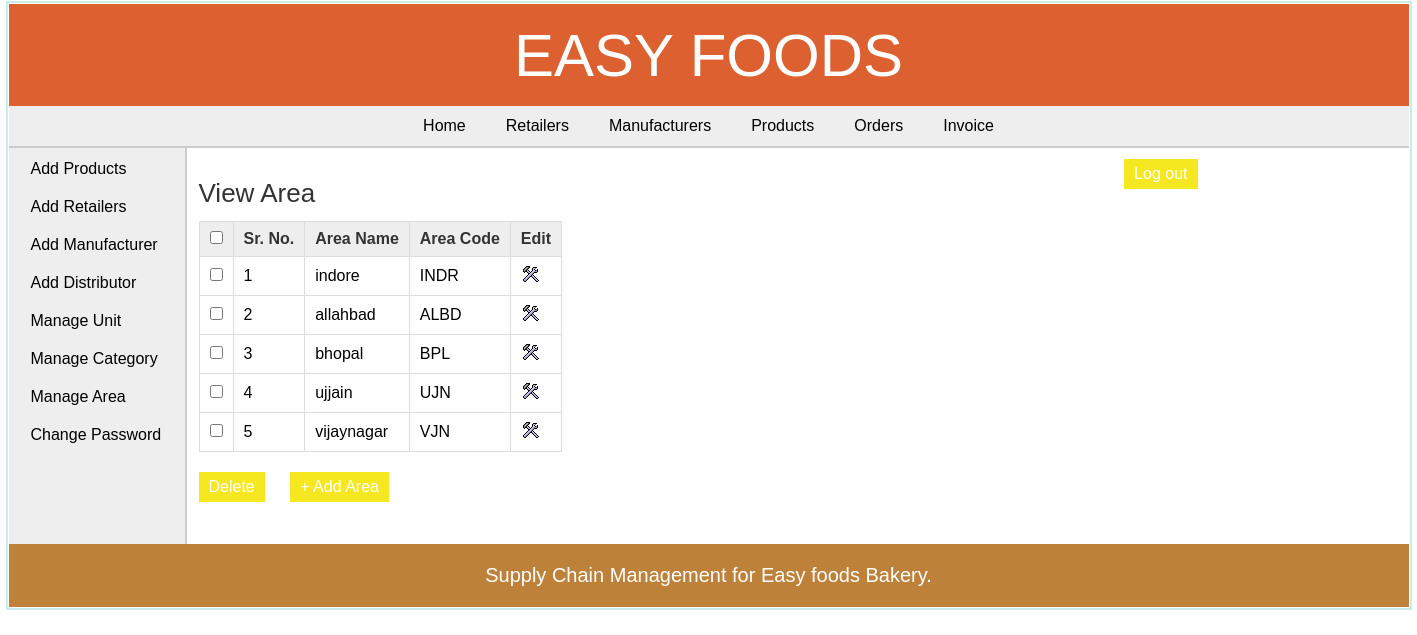
The app's page /admin/view_area.php (signed in) with its own data.
### tables this page shows
CREATE TABLE `area` (
  `area_id` int(11) NOT NULL,
  `area_name` varchar(50) NOT NULL,
  `area_code` varchar(10) NOT NULL
);

### admin/view_area.php (the view, shortened to what this page needs)
<?php
	include("../includes/config.php");
	if(isset($_SESSION['admin_login'])) {
		if($_SESSION['admin_login'] == true) {
			$query_selectArea = "SELECT * FROM area";
			$result_selectArea = mysqli_query($con,$query_selectArea);
		}
		else {
			header('Location:../index.php');
		}
	}
	else {
		header('Location:../index.php');
	}
?>
<!DOCTYPE html>
<html>
<head>
	<link rel="stylesheet" href="../includes/main_style.css" >
</head>
<body>
	<?php
		include("../includes/header.inc.php");
		include("../includes/nav_admin.inc.php");
		include("../includes/aside_admin.inc.php");
	?>
	<section>
		<h1>View Area</h1>
		<form action="" method="POST" class="form">
		<table class="table_displayData">
			<tr>
				<th> <input type="checkbox" onClick="toggle(this)" /> </th>
				<th>Sr. No.</th>
				<th>Area Name</th>
				<th>Area Code</th>
				<th> Edit </th>
			</tr>
			<?php $i=1; while($row_selectArea = mysqli_fetch_array($result_selectArea)) { ?>
			<tr>
				<td> <input type="checkbox" name="chkId[]" value="<?php echo $row_selectArea['area_id']; ?>" /> </td>
				<td> <?php echo $i; ?> </td>
				<td> <?php echo $row_selectArea['area_name']; ?> </td>
				<td> <?php echo $row_selectArea['area_code']; ?> </td>
				<td> <a href="edit_area.php?id=<?php echo $row_selectArea['area_id']; ?>"><img src="../images/edit.png" alt="edit" /></a> </td>
			</tr>
			<?php $i++; } ?>
		</table>
		<input type="submit" value="Delete" class="submit_button"/>
		<a href="add_area.php"><input type="button" value="+ Add Area" class="submit_button"/></a>
		</form>
	</section>
	<?php
		include("../includes/footer.inc.php");
	?>
</body>
</html>

### includes/main_style.css (style rules this page uses)
* { font-family: arial,sans-serif; margin:0px; padding:1px; }
body { width:1400px; margin:auto; border:2px solid #cbecec; }
a { text-decoration:none; }
.submit_button { font-size:16px; margin-top:20px; margin-right:20px; padding:6px 10px; background-color:#f5e720; border:none; color:white; }
section { width:1000px; padding:10px; padding-bottom:40px; }
section h1 { margin-bottom:10px; font-weight:normal; color:#333; font-size: 26px; }
table { border-collapse: collapse; }
.table_displayData td, .table_displayData th { border:1px solid #ddd; padding: 8px 10px; text-align: left; }
.table_displayData th { background-color:#eee; color:#333; }

### records on screen
area: area_name "indore", area_code "INDR"
area: area_name "allahbad", area_code "ALBD"
area: area_name "bhopal", area_code "BPL"
area: area_name "ujjain", area_code "UJN"
area: area_name "vijaynagar", area_code "VJN"
